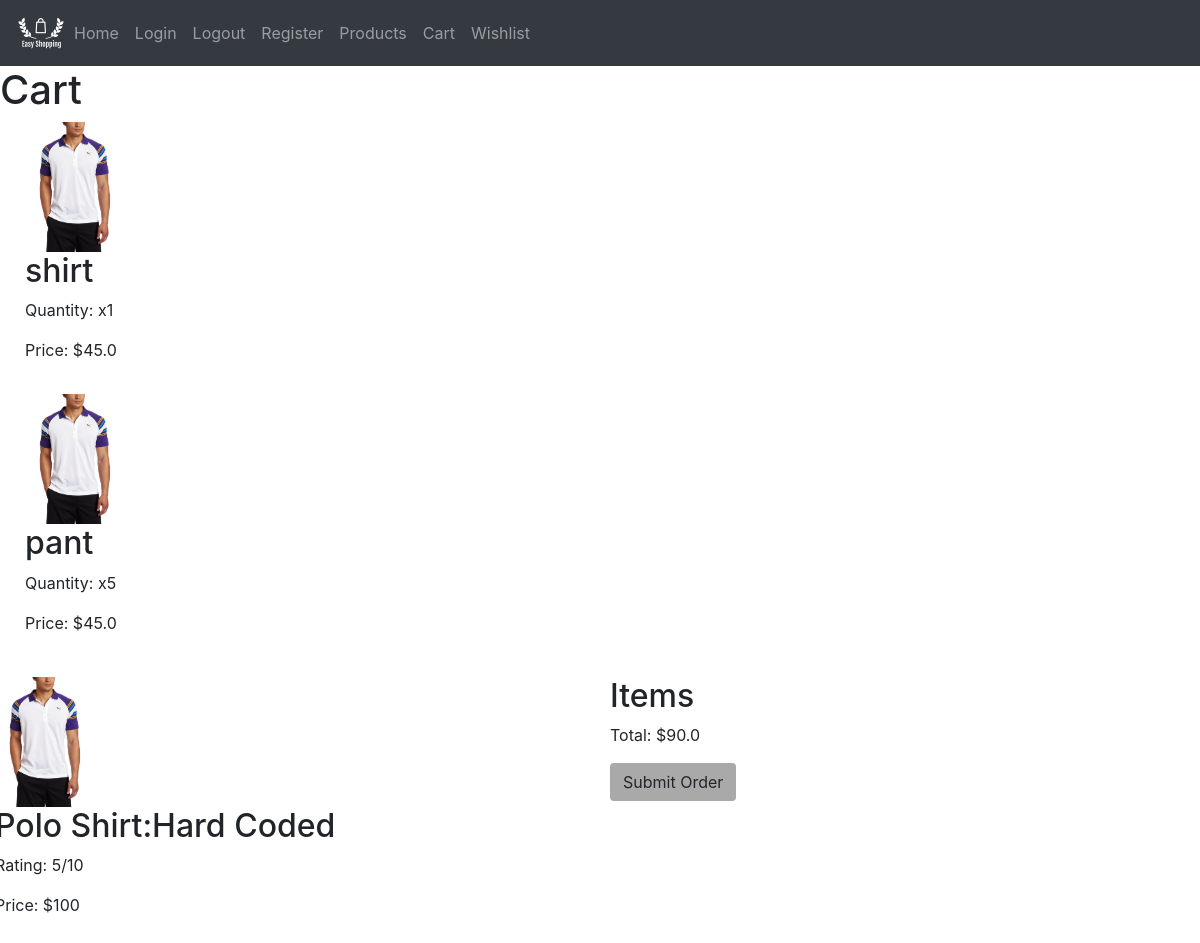
/cart, run on an earlier commit of the app's database.
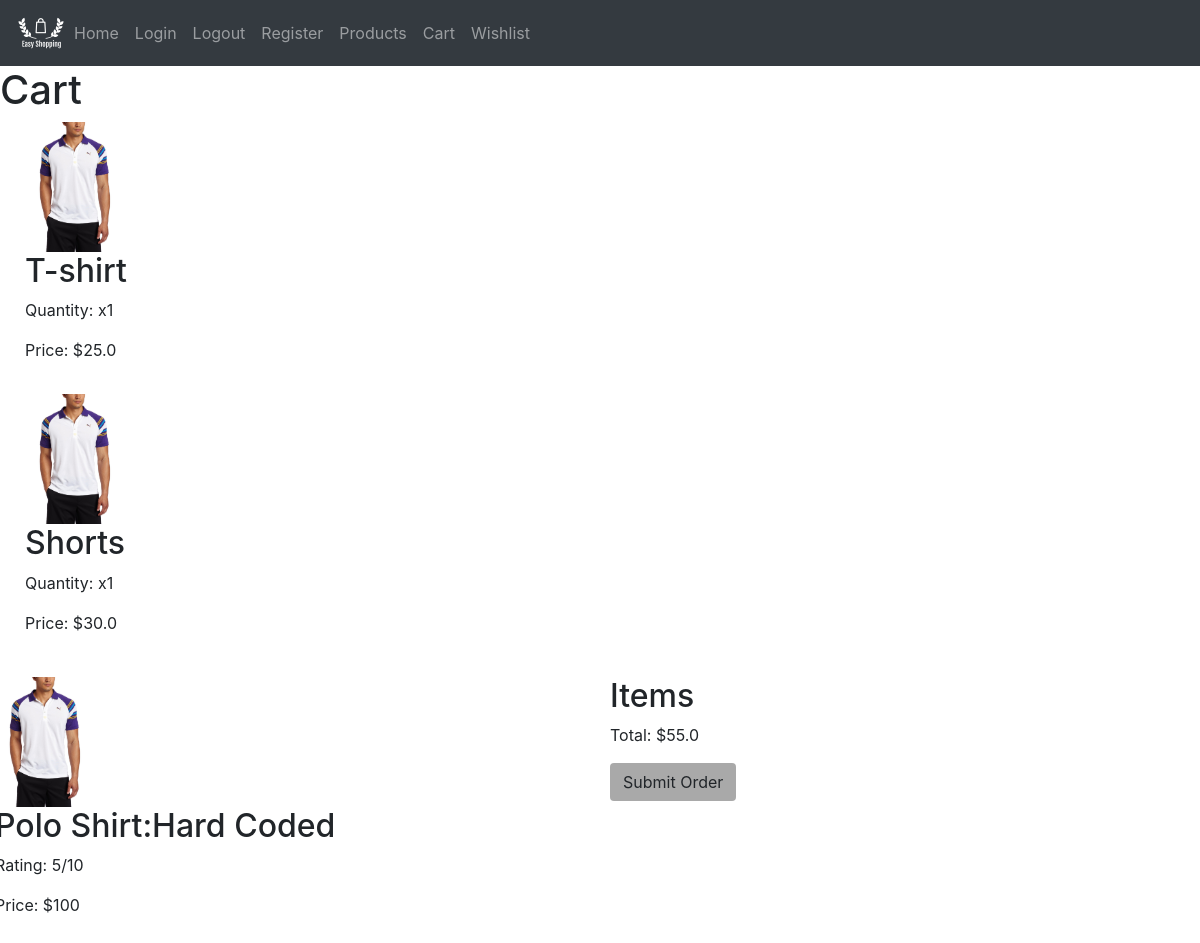
And on a later commit of the database.
### ShoppingApp/models.py (models this page shows)
class CartItem(db.Model):
    __tablename__ = 'cart_table'
    id = db.Column(db.Integer, primary_key=True)
    itemname = db.Column(db.String(64), unique=True, nullable=False)
    itemquantity = db.Column(db.Integer)
    itemprice = db.Column(db.Float)

### ShoppingApp/routes.py (the view)
@app.route('/cart', methods=['GET'])
def cart():
    title = 'Cart'
    cartitems = CartItem.query.all()
    totalprice = 0.0
    for item in cartitems:
        totalprice += item.itemprice
    return render_template('cart.html', cartitems=cartitems, title=title, totalprice=totalprice)

### ShoppingApp/templates/cart.html (shortened to what this page needs)
{% extends "base.html" %}
{% block content %}
<h1>{{title}}</h1>
{% for item in cartitems %}
<ul>
    <div class="row">
        <form action="" method="POST">
            <img src=/static/images/polo.jpg width=100px>
            <h2>{{item.itemname}}</h2>
            <p>Quantity: x{{item.itemquantity}}</p>
            <p>Price: ${{item.itemprice}}</p>
        </form>
    </div>
</ul>
{% endfor %}
<div class="row">
    <div class="column">
        <img src=/static/images/polo.jpg width=100px>
        <h2>Polo Shirt:Hard Coded</h2>
        <p> Rating: 5/10</p>
        <p> Price: $100</p>
    </div>
    <div class="column">
        <h2>Items</h2>
        <p> Total: ${{totalprice}}</p>
        <button class="btn" style="background-color: darkgray;">Submit Order</button>
    </div>
</div>
{% endblock content %}

### ShoppingApp/templates/base.html (shortened to what this page needs)
<!DOCTYPE html>
<html lang="en" dir="ltr">
    <link rel ='stylesheet' href ="static/css/main.css" >
    <link rel="stylesheet" href="https://stackpath.bootstrapcdn.com/bootstrap/4.3.1/css/bootstrap.min.css">
<head>
</head>
<nav class="navbar navbar-expand-md navbar-dark bg-dark top">
   <img class= "img" alt = "logo" src="static/images/logo.png" >
    <div class="collapse navbar-collapse" id="navbarsExampleDefault">
      <ul class="navbar-nav mr-auto">
        <li class="nav-item"><a class="nav-link"  href = "{{ url_for('home') }}">Home <span class="sr-only">(current)</span></a></li>
        <li class="nav-item"><a class="nav-link"  href = "{{ url_for('login') }}" >Login</a></li>
        <li class="nav-item"><a class="nav-link"  href = "{{ url_for('logout') }}" >Logout</a></li>
        <li class="nav-item"><a class="nav-link"  href = "{{ url_for('register') }}">Register</a></li>
        <li class="nav-item"><a class="nav-link"  href = "{{ url_for('product') }}" >Products</a></li>
        <li class="nav-item"><a class="nav-link"  href = "{{ url_for('cart') }}">Cart</a></li>
        <li class="nav-item"><a class="nav-link"  href = "{{ url_for('wishlist') }}">Wishlist</a></li>
      </ul>
        </div>
  </nav>
<body>
    {% block content %}{% endblock %}
</body>
</html>

### ShoppingApp/static/css/main.css (style rules this page uses)
.img { height: 50px; width: 50px; }
.column { float: center; width: 50%; padding: 10px; }
.row:after { content: ""; display: table; clear: both; }
body { background-position: center; background-repeat: no-repeat; background-size: cover; position: relative; }
.btn { background-color: black; color: black; font-size: 16px; padding: 12px 24px; border: none; cursor: pointer; border-radius: 5px; }

What changed in the data, as far as the page shows it:
changed CartItem: itemname "shirt" → "T-shirt"; itemprice "45.0" → "25.0"
changed CartItem: itemname "pant" → "Shorts"; itemquantity "5" → "1"; itemprice "45.0" → "30.0"
Also different on the page:
{{ totalprice }}: "90.0" → "55.0"
